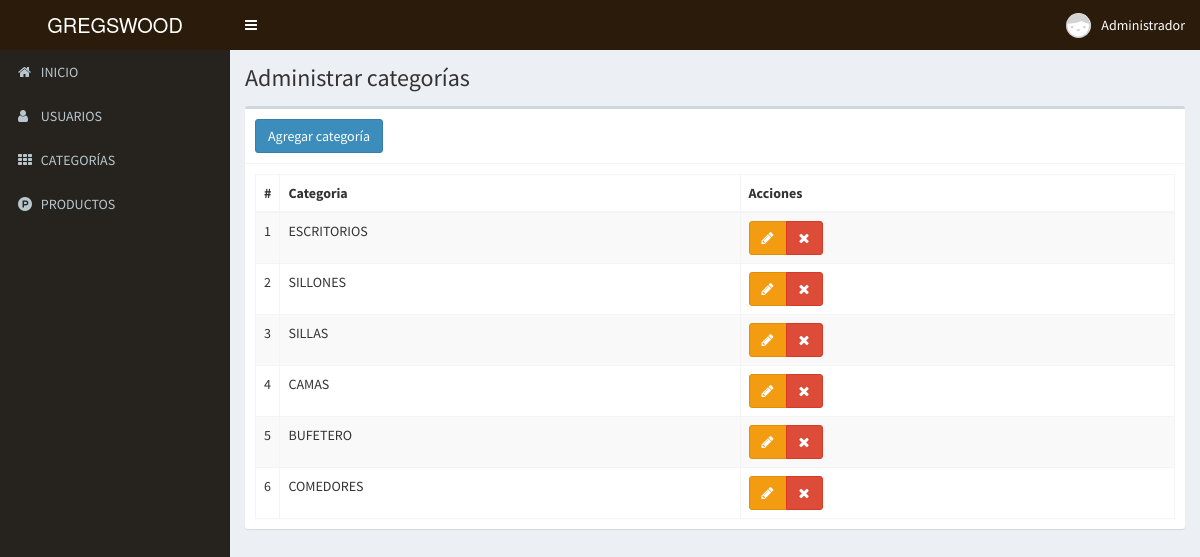
The page /categorias (signed in) on the database its author committed.
### tables this page shows
CREATE TABLE `categorias` (
  `id` int(11) NOT NULL,
  `categoria` text NOT NULL,
  `fecha` timestamp NOT NULL DEFAULT CURRENT_TIMESTAMP ON UPDATE CURRENT_TIMESTAMP
);

### controladores/plantilla.controlador.php (called while the page is built)
<?php
class ControladorPlantilla{
	static public function ctrPlantilla(){
		include "vistas/plantilla.php";
	}
}

### index.php (called while the page is built, shortened)
<?php
require_once "controladores/plantilla.controlador.php";
require_once "controladores/usuarios.controlador.php";
require_once "controladores/categorias.controlador.php";
require_once "controladores/productos.controlador.php";
require_once "modelos/categorias.modelo.php";
$plantilla = new ControladorPlantilla();
$plantilla -> ctrPlantilla();

### controladores/categorias.controlador.php (called while the page is built, shortened)
<?php
class ControladorCategorias{
	static public function ctrMostrarCategorias($item, $valor){
		$tabla = "categorias";
		$respuesta = ModeloCategorias::mdlMostrarCategorias($tabla, $item, $valor);
		return $respuesta;
	}
}

### modelos/conexion.php (called while the page is built)
<?php
class Conexion{
	static public function conectar(){
		$link = new PDO("mysql:host=localhost;dbname=muebleria",
			            "root",
			            "");
		$link->exec("set names utf8");
		return $link;
	}
}

### modelos/categorias.modelo.php (called while the page is built, shortened)
<?php
require_once "conexion.php";
class ModeloCategorias{
	static public function mdlMostrarCategorias($tabla, $item, $valor){
		if($item != null){
			$stmt = Conexion::conectar()->prepare("SELECT * FROM $tabla WHERE $item = :$item");
			$stmt -> bindParam(":".$item, $valor, PDO::PARAM_STR);
			$stmt -> execute();
			return $stmt -> fetch();
		}else{
			$stmt = Conexion::conectar()->prepare("SELECT * FROM $tabla");
			$stmt -> execute();
			return $stmt -> fetchAll();
		}
	}
}

### vistas/modulos/categorias.php (the view, shortened to what this page needs)
<div class="content-wrapper">
  <section class="content-header">
    <h1>
      Administrar categorías
    </h1>
  </section>
  <section class="content">
    <div class="box">
      <div class="box-header with-border">
        <button class="btn btn-primary" data-toggle="modal" data-target="#modalAgregarCategoria">
          Agregar categoría
        </button>
      </div>
      <div class="box-body">
       <table class="table table-bordered table-striped dt-responsive tablas" width="100%">
        <thead>
         <tr>
           <th style="width:10px">#</th>
           <th>Categoria</th>
           <th>Acciones</th>
         </tr>
        </thead>
        <tbody>
        <?php
          $item = null;
          $valor = null;
          $categorias = ControladorCategorias::ctrMostrarCategorias($item, $valor);
          foreach ($categorias as $key => $value) {
            echo ' <tr>
                    <td>'.($key+1).'</td>
                    <td class="text-uppercase">'.$value["categoria"].'</td>
                    <td>
                      <div class="btn-group">
                        <button class="btn btn-warning btnEditarCategoria" idCategoria="'.$value["id"].'" data-toggle="modal" data-target="#modalEditarCategoria"><i class="fa fa-pencil"></i></button>
                        <button class="btn btn-danger btnEliminarCategoria" idCategoria="'.$value["id"].'"><i class="fa fa-times"></i></button>
                      </div>
                    </td>
                  </tr>';
          }
        ?>
        </tbody>
       </table>
      </div>
    </div>
  </section>
</div>

### rows shown on the page
categorias: categoria "ESCRITORIOS"
categorias: categoria "SILLONES"
categorias: categoria "SILLAS"
categorias: categoria "CAMAS"
categorias: categoria "BUFETERO"
categorias: categoria "COMEDORES"

### other values the page prints
$_SESSION["nombre"] "Administrador"
